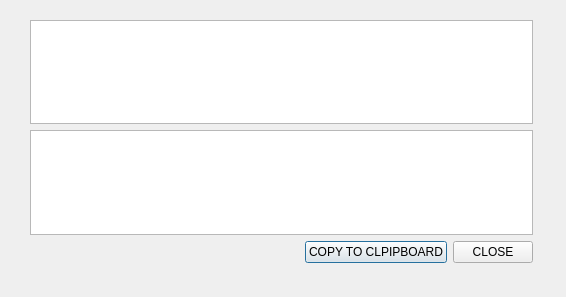
<?xml version="1.0" encoding="UTF-8"?>
<ui version="4.0">
 <class>DetailView</class>
 <widget class="QDialog" name="DetailView">
  <property name="geometry">
   <rect>
    <x>0</x>
    <y>0</y>
    <width>566</width>
    <height>297</height>
   </rect>
  </property>
  <property name="windowTitle">
   <string>Dialog</string>
  </property>
  <widget class="QFrame" name="MainFrame">
   <property name="geometry">
    <rect>
     <x>21</x>
     <y>11</y>
     <width>521</width>
     <height>261</height>
    </rect>
   </property>
   <layout class="QVBoxLayout" name="verticalLayout">
    <item>
     <widget class="QTextBrowser" name="textBrowser_oldReq"/>
    </item>
    <item>
     <widget class="QTextBrowser" name="textBrowser_newReq"/>
    </item>
    <item>
     <layout class="QHBoxLayout" name="horizontalLayout">
      <item>
       <spacer name="horizontalSpacer">
        <property name="orientation">
         <enum>Qt::Horizontal</enum>
        </property>
        <property name="sizeHint" stdset="0">
         <size>
          <width>40</width>
          <height>20</height>
         </size>
        </property>
       </spacer>
      </item>
      <item>
       <widget class="QPushButton" name="btnCopyToClipboard">
        <property name="text">
         <string>COPY TO CLPIPBOARD</string>
        </property>
       </widget>
      </item>
      <item>
       <widget class="QPushButton" name="btnClose">
        <property name="text">
         <string>CLOSE</string>
        </property>
       </widget>
      </item>
     </layout>
    </item>
   </layout>
  </widget>
 </widget>
 <resources/>
 <connections/>
</ui>
